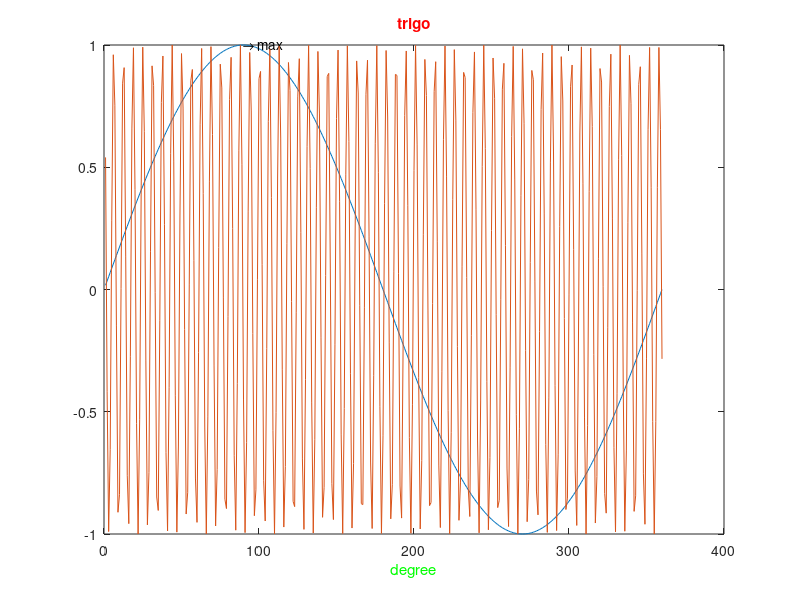

Source code (MATLAB):
x=1:360;
y=sind(x);
plot(y);

title('trigo', 'color', 'r')
xlabel('degree','color', 'g')
text(90,1,'\rightarrow max')
z= cos(x);
hold on 
plot(z)
